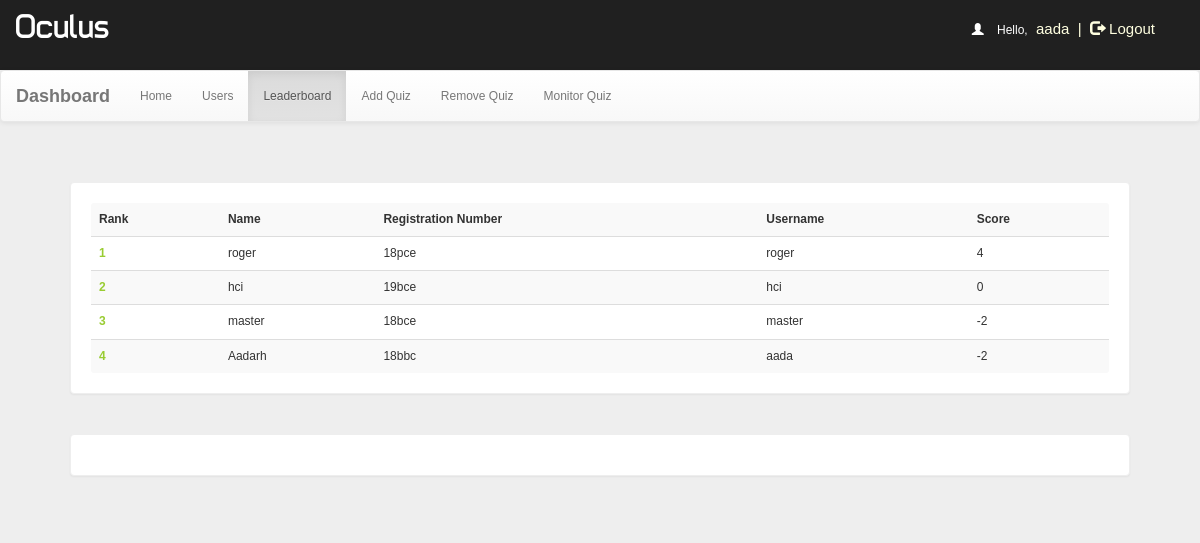
The page /dashboard.php?q=2 (signed in) on the database its author committed.
### tables this page shows
CREATE TABLE `rank` (
  `id` int(100) NOT NULL,
  `username` varchar(128) NOT NULL,
  `score` int(11) NOT NULL,
  `time` timestamp NOT NULL DEFAULT current_timestamp() ON UPDATE current_timestamp()
);

CREATE TABLE `students` (
  `sid` int(11) NOT NULL,
  `username` varchar(128) NOT NULL,
  `password` varchar(512) NOT NULL,
  `regNum` varchar(16) NOT NULL,
  `email` varchar(256) NOT NULL,
  `name` varchar(128) NOT NULL
);

### dashboard.php (the view, shortened to what this page needs)
<!DOCTYPE html PUBLIC "-//W3C//DTD XHTML 1.0 Transitional//EN" "http://www.w3.org/TR/xhtml1/DTD/xhtml1-transitional.dtd">
<html xmlns="http://www.w3.org/1999/xhtml">
<head>
<link  rel="stylesheet" href="app/css/bootstrap.min.css"/>
 <link  rel="stylesheet" href="app/css/bootstrap-theme.min.css"/>
 <link rel="stylesheet" href="app/css/main.css">
 <link  rel="stylesheet" href="app/css/font.css">
</head>
<body  style="background:#eee;">
<div class="header">
<div class="row">
<div class="col-lg-6">
<span class="logo">Oculus</span>
</div>
<?php
require_once 'mysqlConfig.php';
if (! (isset($_SESSION['username'])   || isset($_SESSION['authID']) ) && $_SESSION['role'] != "faculty") {
    session_destroy();
    header("location:landing.php");
} else {
    $username = $_SESSION['username'];
    echo '<span class="pull-right top title1" ><span style="color:white"><span class="glyphicon glyphicon-user" aria-hidden="true"></span>&nbsp;&nbsp;&nbsp;&nbsp;Hello,</span> <span class="log log1" style="color:lightyellow">' . $username . '&nbsp;&nbsp;|&nbsp;&nbsp;<a href="logout.php" style="color:lightyellow"><span class="glyphicon glyphicon-log-out" aria-hidden="true"></span>&nbsp;Logout</button></a></span>';
}
?>
</div></div>
<nav class="navbar navbar-default title1">
  <div class="container-fluid">
    <div class="navbar-header">
      <a class="navbar-brand" href="dashboard.php?q=0"><b>Dashboard</b></a>
    </div>
    <div class="collapse navbar-collapse" id="bs-example-navbar-collapse-1">
      <ul class="nav navbar-nav">
        <li <?php
if (@$_GET['q'] == 0)
    echo 'class="active"';
?>><a href="dashboard.php?q=0">Home<span class="sr-only">(current)</span></a></li>
        <li <?php
if (@$_GET['q'] == 1)
    echo 'class="active"';
?>><a href="dashboard.php?q=1">Users</a></li>
    <li <?php
if (@$_GET['q'] == 2)
    echo 'class="active"';
?>><a href="dashboard.php?q=2">Leaderboard</a></li>
        <li <?php
if (@$_GET['q'] == 4)
    echo 'class="active"';
?>><a href="dashboard.php?q=4">Add Quiz</a></li>
        <li <?php
if (@$_GET['q'] == 5)
    echo 'class="active"';
?>><a href="dashboard.php?q=5">Remove Quiz</a></li>
<li <?php
if (@$_GET['q'] == 6)
    echo 'class="active"';
?>><a href="dashboard.php?q=6">Monitor Quiz</a></li>
      </ul>
          </div>
  </div>
</nav>
<div class="container">
<div class="row">
<div class="col-md-12">
<?php
if (@$_GET['q'] == 2) {
    if(isset($_GET['show'])){
        $show = $_GET['show'];
        $showfrom = (($show-1)*10) + 1;
        $showtill = $showfrom + 9;
    }
    else{
        $showfrom = 1;
    }
    $q = mysqli_query($sql_api, "SELECT * FROM rank") or die('Error223');
    echo '<div class="panel title">
<table class="table table-striped title1" >
<tr><td style="vertical-align:middle"><b>Rank</b></td>
<td style="vertical-align:middle"><b>Name</b></td>
<td style="vertical-align:middle"><b>Registration Number</b></td>
<td style="vertical-align:middle"><b>Username</b></td>
<td style="vertical-align:middle"><b>Score</b></td></tr>';
    $c = $showfrom-1;
    $total = mysqli_num_rows($q);
    if($total >= $showfrom){
        $q = mysqli_query($sql_api, "SELECT * FROM rank ORDER BY score DESC, time ASC LIMIT ".($showfrom-1).",10") or die('Error223');
        while ($row = mysqli_fetch_array($q)) {
            $e = $row['username'];
            $s = $row['score'];
            $q12 = mysqli_query($sql_api, "SELECT * FROM students WHERE username='$e' ") or die('Error231');
            while ($row = mysqli_fetch_array($q12)) {
                $name     = $row['name'];
                $regNum   = $row['regNum'];
                $username = $row['username'];
            }
            $c++;
            echo '<tr><td style="color:#99cc32"><b>' . $c . '</b></td>
            <td style="vertical-align:middle">' . $name . '</td>
            <td style="vertical-align:middle">' . $regNum . '</td>
            <td style="vertical-align:middle">' . $username . '</td>
            <td style="vertical-align:middle">' . $s . '</td>';
        }
    }
    else{
    }
    echo '</table></div>';
    echo '<div class="panel title"><table class="table table-striped title1" ><tr>';
    echo '</tr></table></div>';
}
?>
</div>
</div></div>
</body>
</html>

### app/css/main.css (style rules this page uses)
body { overflow-x:hidden;width:100%;font: 12px "Century Gothic", "Times Roman", sans-serif;background:#eee;min-height:550px;background-attachment:fixed; }
.panel { border-color:#eee;margin:40px;padding:20px;font: 15px "Century Gothic", "Times Roman", sans-serif; }
.title { font-family:'typo'; }
.header { background:#202020;height:70px; }
.logo { font-family:'typo';font-size:35px;color:#ffffff;margin:15px; }
.title1 { font: 12px "Century Gothic", "Times Roman", sans-serif; }
.top { margin-top:20px; }
.log1 { font: 15px 'Ubuntu', sans-serif;color:#0000ff;margin-left:10px; }
.log { margin:10px;margin-right:60px;margin-left:5px;color:#ffffb3;text-decoration:none;font-size:20px;font-size:15px; }

### rows shown on the page
rank: students.name "roger", students.regNum "18pce", students.username "roger", score "4"
rank: students.name "hci", students.regNum "19bce", students.username "hci", score "0"
rank: students.name "master", students.regNum "18bce", students.username "master", score "-2"
rank: students.name "Aadarh", students.regNum "18bbc", students.username "aada", score "-2"

### other values the page prints
$username "aada"
